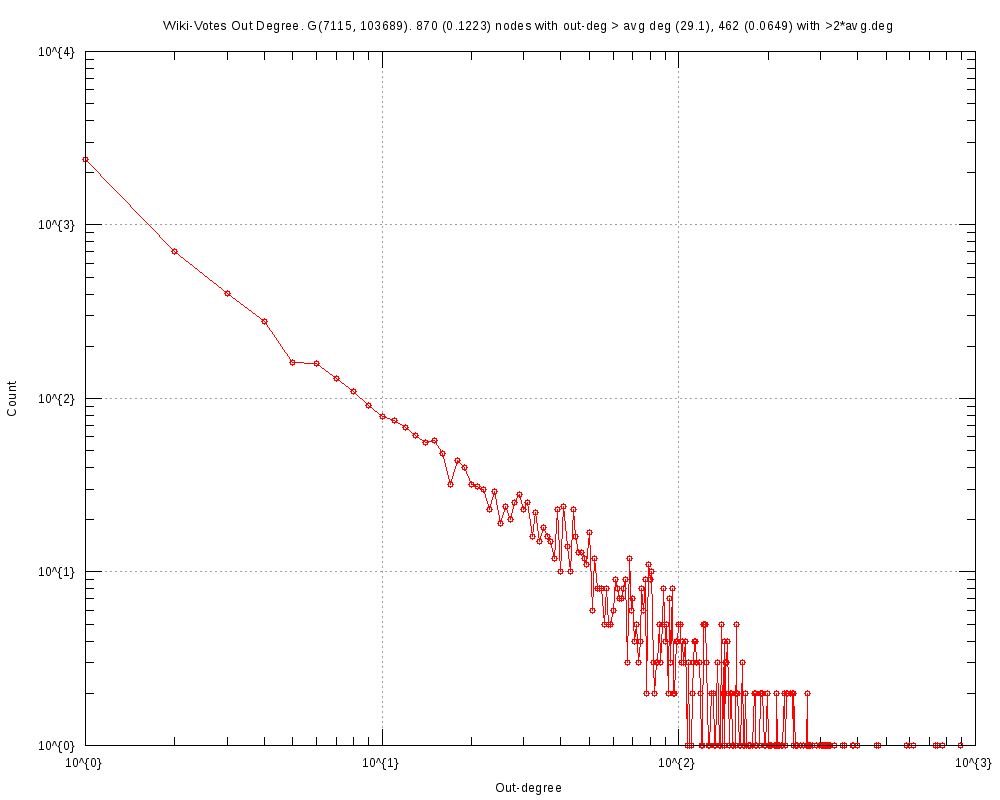

This chart was generated by the following gnuplot code:
#
# Wiki-Votes Out Degree. G(7115, 103689). 870 (0.1223) nodes with out-deg > avg deg (29.1), 462 (0.0649) with >2*avg.deg (Sun Feb 17 10:27:54 2019)
#

set title "Wiki-Votes Out Degree. G(7115, 103689). 870 (0.1223) nodes with out-deg > avg deg (29.1), 462 (0.0649) with >2*avg.deg"
set key bottom right
set logscale xy 10
set format x "10^{%L}"
set mxtics 10
set format y "10^{%L}"
set mytics 10
set grid
set xlabel "Out-degree"
set ylabel "Count"
set tics scale 2
set terminal png font arial 10 size 1000,800
set output 'outDeg.Wiki-Votes.png'
plot 	"outDeg.Wiki-Votes.tab" using 1:2 title "" with linespoints pt 6
